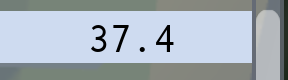

Here is the Python script that generated this plot:

import pyautogui as pag
import time
import os
import tkinter
import move
import sys
import cv2
from PIL import ImageGrab
import numpy as np
import imagesearch
import loadsettings
import subprocess
import tkinter as tk
import tty
from tkinter import ttk
import backpack
from webhook import webhook
import webbrowser
import reset
import _darwinmouse as mouse
import ast
import getHaste

def roblox():
    cmd = """
    osascript -e 'activate application "Roblox"' 
    """
    os.system(cmd)
    time.sleep(1)
def loadRes():
    outdict =  {}
    with open('save.txt') as f:
        lines = f.read().split("\n")
    f.close()
    for s in lines:
        l = s.replace(" ","").split(":")
        if l[1].isdigit():
            l[1] = int(l[1])
        outdict[l[0]] = l[1]
    return outdict

roblox()
savedata = loadRes()
ww = savedata['ww']
wh = savedata['wh']
im = pag.screenshot(region=(ww//3,0,ww//3,wh//3))
im.save('test.png')


'''

times = []
start = time.time()
for _ in range(5):
    start = time.time()
    move.press(",")
    move.press("e")
    time.sleep(0.8)
    pag.keyDown("w")
    move.press("space")
    move.press("space")
    time.sleep(9)
    pag.keyUp("w")
    move.press("space")
    times.append(time.time()-start)
print(sum(times)/len(times))
'''

'''
# For both Python 2.7 and Python 3.x
from PIL import Image
img_data = b'iVBORw0KGgoAAAANSUhEUgAAAJ8AAAAWAQMAAADkatyzAAAABlBMVEUAAAAbKjWMzP1VAAAAAXRSTlMAQObYZgAAAdlJREFUeAEBzgEx/gD4AAAAAAAAAAAAAAAAAAAAAAAAAAD+BgAAAAAADAAAAAHgDAAAAEAAAAD/BgAAAAB+DAAAAAH+DAAAAEAAAACBhgAAAACCDAAAAAECDAAAAEAAAACBhgAAAAGADAAAAAEDDAAAAEAAAACBhjBAAAGADB8MDAEDDB8MAfAAJgCBBjBB8AEADAGEDAEDDAGP4fD4PAD/BjBCCAEADACECAH+DACMEEEEMAD+BjBCCAEADACGGAHgDACMEEEEIAD/BjBD+AEADB+CEAEADB+MEEH8IACBhjBH/AEADCCCEAEADCCMEEP+IACAhjBGAAGADCCDMAEADCCMEEMAIACAhhBCAAGADCCBIAEADCCMEEEAIACBhhBCAACCDCCB4AEADCCMEEEAIAD/Bg/B8AB+DB+AwAEADB+MEHD4IAD4BgAAAAAADAAAwAEADAAMEAAAIAAAAAAAAAAAAAAAwAAAAAAAAAAAAAAAAAAAAAAAAAAAgAAAAAAAAAAAAAAAAAAAAAAAAAABgAAAAAAAAAAAAAAAAAAAAAAAAAABAAAAAAAAAAAAAAAAAAAAAAAAAAABAAAAAAAAAAAAAAAAAAAAAAAAAAADAAAAAAAAAAAAAFzEPdK0OEUMAAAAAElFTkSuQmCC'
import base64
with open("imageToSave.png", "wb") as fh:
    fh.write(base64.decodebytes(img_data))
c = Image.open("imageToSave.png")
d = c.resize((1000,700), resample=Image.BOX)
d.show()

'''


